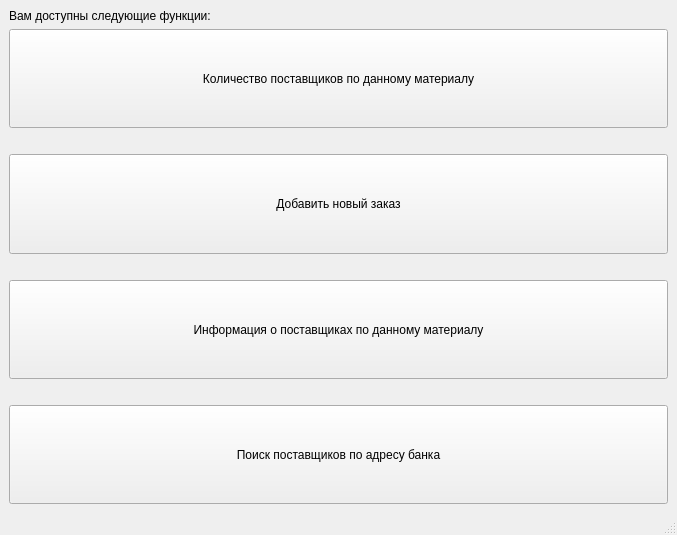
<?xml version="1.0" encoding="UTF-8"?>
<ui version="4.0">
 <class>MainWindow</class>
 <widget class="QMainWindow" name="MainWindow">
  <property name="geometry">
   <rect>
    <x>0</x>
    <y>0</y>
    <width>677</width>
    <height>535</height>
   </rect>
  </property>
  <property name="windowTitle">
   <string>Управление складом</string>
  </property>
  <widget class="QWidget" name="centralwidget">
   <layout class="QVBoxLayout" name="verticalLayout_2">
    <item>
     <widget class="QLabel" name="label">
      <property name="sizePolicy">
       <sizepolicy hsizetype="Preferred" vsizetype="Maximum">
        <horstretch>0</horstretch>
        <verstretch>0</verstretch>
       </sizepolicy>
      </property>
      <property name="text">
       <string>Вам доступны следующие функции:</string>
      </property>
     </widget>
    </item>
    <item>
     <layout class="QVBoxLayout" name="verticalLayout">
      <item>
       <widget class="QPushButton" name="pushButton">
        <property name="sizePolicy">
         <sizepolicy hsizetype="Minimum" vsizetype="Preferred">
          <horstretch>0</horstretch>
          <verstretch>0</verstretch>
         </sizepolicy>
        </property>
        <property name="text">
         <string>Количество поставщиков по данному материалу</string>
        </property>
       </widget>
      </item>
      <item>
       <spacer name="verticalSpacer_3">
        <property name="orientation">
         <enum>Qt::Vertical</enum>
        </property>
        <property name="sizeType">
         <enum>QSizePolicy::Fixed</enum>
        </property>
        <property name="sizeHint" stdset="0">
         <size>
          <width>20</width>
          <height>20</height>
         </size>
        </property>
       </spacer>
      </item>
      <item>
       <widget class="QPushButton" name="pushButton_2">
        <property name="sizePolicy">
         <sizepolicy hsizetype="Minimum" vsizetype="Preferred">
          <horstretch>0</horstretch>
          <verstretch>0</verstretch>
         </sizepolicy>
        </property>
        <property name="text">
         <string>Добавить новый заказ</string>
        </property>
       </widget>
      </item>
      <item>
       <spacer name="verticalSpacer">
        <property name="orientation">
         <enum>Qt::Vertical</enum>
        </property>
        <property name="sizeType">
         <enum>QSizePolicy::Fixed</enum>
        </property>
        <property name="sizeHint" stdset="0">
         <size>
          <width>20</width>
          <height>20</height>
         </size>
        </property>
       </spacer>
      </item>
      <item>
       <widget class="QPushButton" name="pushButton_3">
        <property name="sizePolicy">
         <sizepolicy hsizetype="Minimum" vsizetype="Preferred">
          <horstretch>0</horstretch>
          <verstretch>0</verstretch>
         </sizepolicy>
        </property>
        <property name="text">
         <string>Информация о поставщиках по данному материалу</string>
        </property>
       </widget>
      </item>
      <item>
       <spacer name="verticalSpacer_2">
        <property name="orientation">
         <enum>Qt::Vertical</enum>
        </property>
        <property name="sizeType">
         <enum>QSizePolicy::Fixed</enum>
        </property>
        <property name="sizeHint" stdset="0">
         <size>
          <width>20</width>
          <height>20</height>
         </size>
        </property>
       </spacer>
      </item>
      <item>
       <widget class="QPushButton" name="pushButton_4">
        <property name="sizePolicy">
         <sizepolicy hsizetype="Minimum" vsizetype="Preferred">
          <horstretch>0</horstretch>
          <verstretch>0</verstretch>
         </sizepolicy>
        </property>
        <property name="text">
         <string>Поиск поставщиков по адресу банка</string>
        </property>
       </widget>
      </item>
     </layout>
    </item>
   </layout>
  </widget>
  <widget class="QMenuBar" name="menubar">
   <property name="geometry">
    <rect>
     <x>0</x>
     <y>0</y>
     <width>677</width>
     <height>20</height>
    </rect>
   </property>
  </widget>
  <widget class="QStatusBar" name="statusbar"/>
 </widget>
 <resources/>
 <connections/>
</ui>
